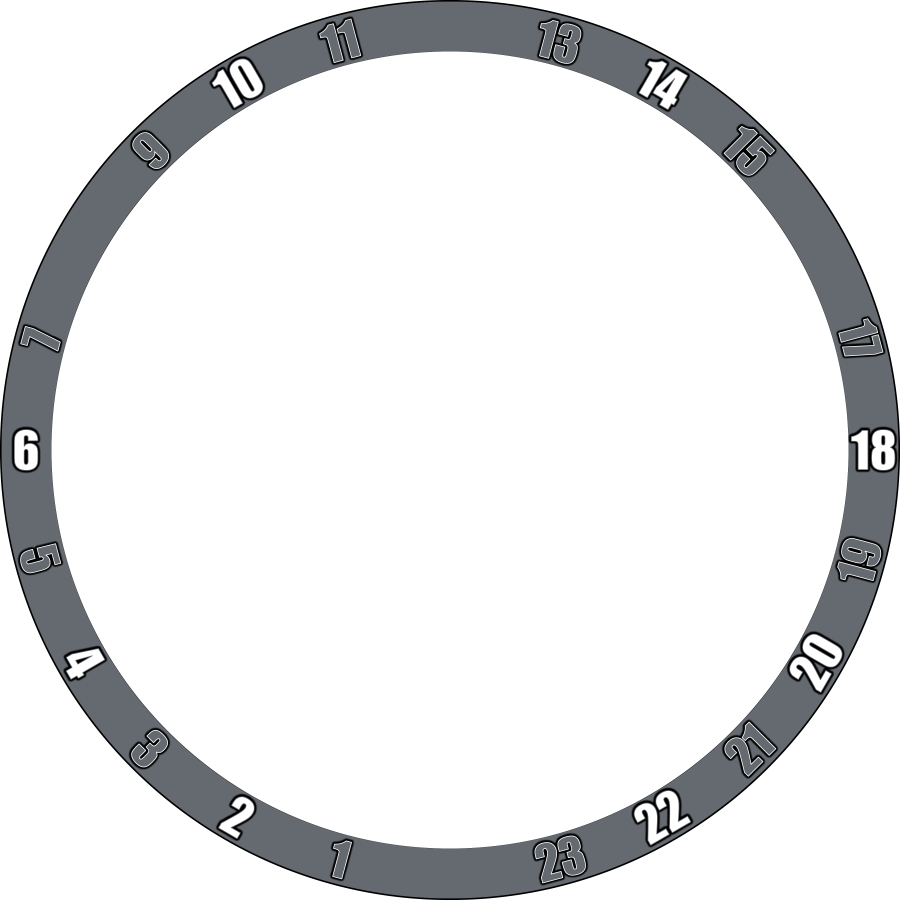
#> input picture assets/instrument/ring/outter/top_cross.png, 3600 x 3600 px (shown at 1/4 size)
$ python -i make_bronze_letters.py   (imports and definitions only)
#> lines starting #> are read from the running program, lines starting #| are printed output that depends on the picture
### config/registry/__init__.py
"""THE REGISTRY — one dictionary of all themes, grouped by KIND.

Owner decree 2026-08-01, designed with the owner 2026-08-04/05. Theme
knowledge used to be scattered over ~20 tables in six modules, and the
~30 `WEEKDAY_THEME_FILES[key] = ...` assignments that followed their own
definition were the visible symptom: they were never exceptions to a
rule, they were DATA with no home. Here every theme declares its whole
contract in one entry, and every table a consumer reads is COMPUTED
from it in ONE assignment — so THE CONFIG SECTION LAW's ban on
post-definition patching holds by construction rather than by care.

The kinds (owner-sealed), and where each one's data lives:

  * **week — 6+3** ([week.py](week.py)): six weekdays, then Sunday's
    three — Ruler, Servant, Ninth. Declared HERE, because it was the
    scattered one: ~20 tables in six modules, with ~30 patches applied
    after their own definition.
  * **dozen — 12+1**: `config.calendar_mounts.CALENDAR_MOUNTS` — twelve
    wedges and an axle, already ONE table in one section.
  * **cube — 24+3**: `config.cube` — and its seating is COMPUTED
    (`core.cube_seating`), re-derived by the suite rather than stored.
  * **wheel — N+centre**: `config.archetypes.ARCHETYPES`.
  * **pointers**: [pointers.py](pointers.py) — not a kind but the
    matrix that says which kinds each pointer may carry, per shape.

THE OTHER THREE ARE NOT MOVED, DELIBERATELY (owner ruling 2026-08-05,
the same ruling that put the week registry back into one file). Each is
already a single declarative table in its own section, breaking no law
and patched nowhere; moving them would buy a tidier import and cost the
thing this project actually pays for — a reader finding the mounts
where the mounts have always been. What the registry owes them is a
NAMED VIEW, so a caller can ask "every kind, every member" without
knowing which module holds which: `KINDS`, `members_of` and
`kind_of` below.

Layer: config — pure. The `week` package imports nothing but the
sentinel, which is what lets
`constants` and `pantheon` both derive from it without a cycle.
"""

from config.registry.sentinel import COMPUTED
from config.registry.week import MENU, MENU_TOP, WEEK

BODIES = ("sun", "moon", "mars", "mercury", "jupiter", "venus", "saturn")
# seat key -> the planetary body that is the seat's second name.
DAYS = {
    "sunday": "sun", "monday": "moon", "tuesday": "mars",
    "wednesday": "mercury", "thursday": "jupiter", "friday": "venus",
    "saturday": "saturn",
}
BODY_DAY = {body: day for day, body in DAYS.items()}


def _seats(entry):
    """(body, seat) for the six weekday seats of one theme, in dial
    order — the Sunday seat is the `sunday` block and never here."""
    return [
        (DAYS[day], seat)
        for day, seat in entry["seats"].items()
    ]


# [13 lines left out: function _earth_stems, not called in this run]


# ═══════════════════════════ DERIVED — THE WEEK KIND ═══════════════════════════
# Every table below is ONE assignment over WEEK. Nothing is patched
# afterwards; a value that used to be an "exception" is now a field.

THEMES = tuple(WEEK)

GROUP_OF = {theme: label for label, themes in MENU for theme in themes}

TITLES = {k: v["title"] for k, v in WEEK.items() if v["title"] is not None}

DIRS = {k: v["art"] for k, v in WEEK.items() if v["art"] is not None}

ARTICLES = {k: v["articles"] for k, v in WEEK.items() if v["articles"]}

BLURBS = {k: v["blurbs"] for k, v in WEEK.items() if v["blurbs"]}

METAL_THEMES = tuple(k for k, v in WEEK.items() if "metals" in v)

METALS = {k: v["metals"] for k, v in WEEK.items() if "metals" in v}

# The Sunday LABEL is its own datum, never "ruler · servant" derived:
# most themes print both faces there ("Nemean Lion · Cerberus") and some
# print one ("Helios (Ἥλιος)"), which is a display decision per theme.
NAMES = {
    theme: {body: seat["name"] for body, seat in _seats(entry)}
           | {"sun": entry["sunday"]["name"]}
    for theme, entry in WEEK.items()
    if entry["sunday"]["name"] is not None
    and all(seat["name"] is not None for _b, seat in _seats(entry))
}

DUAL_NAMES = {
    k: (v["sunday"]["ruler"], v["sunday"]["servant"])
    for k, v in WEEK.items()
    if v["sunday"]["ruler"] is not None
}

NINTHS = {
    k: (v["ninth"]["name"], v["ninth"]["plate"])
    for k, v in WEEK.items() if "ninth" in v
}

MECHANISMS = {
    k: v["ninth"]["mechanism"]
    for k, v in WEEK.items()
    if "ninth" in v and v["ninth"].get("mechanism")
}

# The two ALT tables are one field here, split by the mechanism that
# governs it — a sky trigger surfaces the easter egg, the daylight
# state swaps the night face (`term_weekly` needs no alt table at all:
# its roster already names both halves).
NINTH_ALTS = {
    k: (v["ninth"]["alt"], v["ninth"]["alt_plate"])
    for k, v in WEEK.items() if "ninth" in v and v["ninth"].get("alt")
}
NINTH_EASTER_EGG = {
    k: v for k, v in NINTH_ALTS.items() if MECHANISMS.get(k) == "easter_egg"
}
NINTH_NIGHT = {
    k: v for k, v in NINTH_ALTS.items() if MECHANISMS.get(k) == "daynight"
}

# A seat that holds several figures. The keys are the ROSTER's own
# vocabulary — a weekday body, or "dual"/"ninth" for the two seats that
# live outside the weekday six.
SEAT_ROSTERS = {
    theme: rosters
    for theme, entry in WEEK.items()
    if (rosters := (
        {body: seat["rotates"] for body, seat in _seats(entry) if "rotates" in seat}
        | ({"sun": entry["sunday"]["rotates"]} if "rotates" in entry["sunday"] else {})
        | ({"dual": entry["sunday"]["servant_rotates"]}
           if "servant_rotates" in entry["sunday"] else {})
        | ({"ninth": entry["ninth"]["rotates"]}
           if "ninth" in entry and "rotates" in entry["ninth"] else {})
    ))
}

PANTHEON = {
    theme: {
        "articles": entry["pantheon"]["articles"],
        "files": {DAYS[day]: files
                  for day, (files, _name) in entry["pantheon"]["seats"].items()},
        "names": {DAYS[day]: name
                  for day, (_files, name) in entry["pantheon"]["seats"].items()},
        "dual": entry["pantheon"]["dual"],
        "dual_names": entry["pantheon"]["dual_names"],
    }
    for theme, entry in WEEK.items() if "pantheon" in entry
}

TITLE_PLATE_SEATS = {
    k: v["title_plate"] for k, v in WEEK.items() if "title_plate" in v
}


# [39 lines left out: functions _files, _dual_files, not called in this run]


# LAZY, and it has to be (2026-08-05). `constants` reads this module,
# and the Continents' COMPUTED stems reach `config.continents` ->
# `config.paths` -> back to `constants` — a cycle if the resolution runs
# at import time. PEP 562's module `__getattr__` moves it to FIRST
# ACCESS instead, by which point every module in the ring is built. The
# result is cached: the tables are read on every paint.
_CACHE: dict = {}
_LAZY = {"FILES": _files, "DUAL_FILES": _dual_files}


# [5 lines left out: function __getattr__, not called in this run]


# ═══════════════════════════ EVERY KIND, ONE VIEW ═══════════════════════════
# The four kinds and their members, without a caller needing to know
# which module declares which. A VIEW, never a copy: each function reads
# the owning table live, so the registry can never disagree with the
# thing it describes.
from config.registry.pointers import CUBE, DOZEN, KINDS, WEEK as _WEEK_KIND, WHEEL  # noqa: E402


# [69 lines left out: functions themes_of, kinds_of, kind_of, members_of, not called in this run]

### setup/make_bronze_letters.py
"""Pre-render the BRONZE ring letters (owner decision 2026-07-12).

Derives each `<Stem>_bronze.png` from the PRE-RENDERED silver letter
(`make_silver_letters.py` output): the letters are already bright, so
the medallion recipe (+brightness) would blow their detail out —
instead a SLIGHT DARKENING then a straight multiply with the bronze
tint (owner direction after the first preview round). Bronze is
ordinary art afterwards; the app never recolors letters at runtime.
Rerun after make_silver_letters.py whenever a letter master changes.

    python setup/make_bronze_letters.py
"""

import sys
from pathlib import Path

sys.path.insert(0, str(Path(__file__).resolve().parents[1]))

from PIL import Image  # noqa: E402

from config import constants, defaults  # noqa: E402


def _bronzed(source: Path) -> Image.Image:
    img = Image.open(source).convert("RGBA")
#> img is the input picture: PIL image 3600x3600 RGBA; mean R, G, B, A 17.2, 17.9, 18.7, 43.3
    alpha = img.getchannel("A")
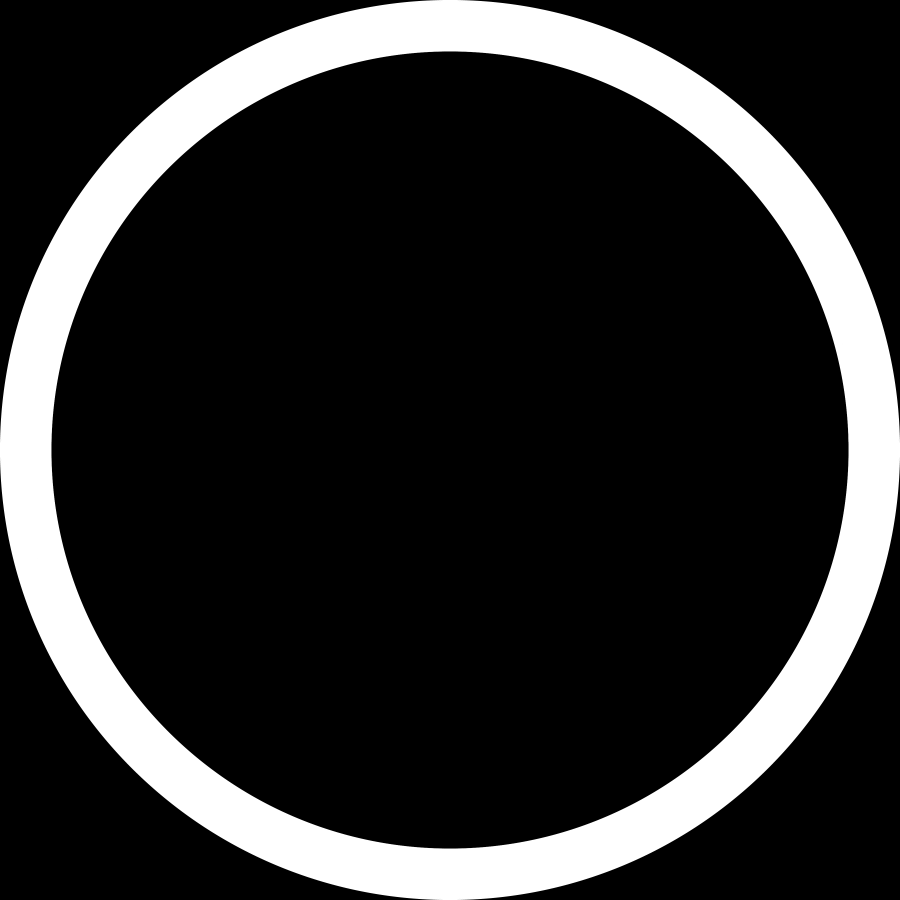
#> alpha: PIL image 3600x3600 L (shown at 1/4 size); min 0, max 255, mean 43.3
    # The silver letters are grayscale — one channel is the luminance.
    gray = img.getchannel("R")
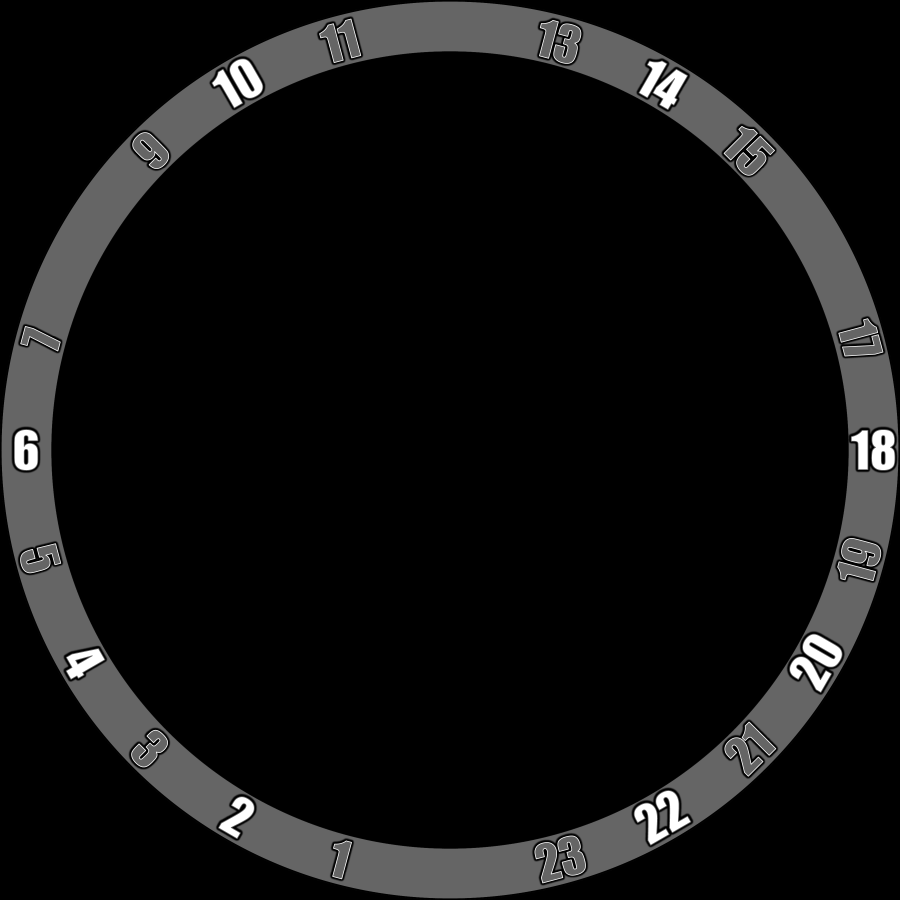
#> gray: PIL image 3600x3600 L (shown at 1/4 size); min 0, max 255, mean 17.2
    brightness = defaults.BRONZE_LETTER_BRIGHTNESS
    contrast = defaults.BRONZE_LETTER_CONTRAST
#> (the run stopped early here; a loop or call above may not have finished)
